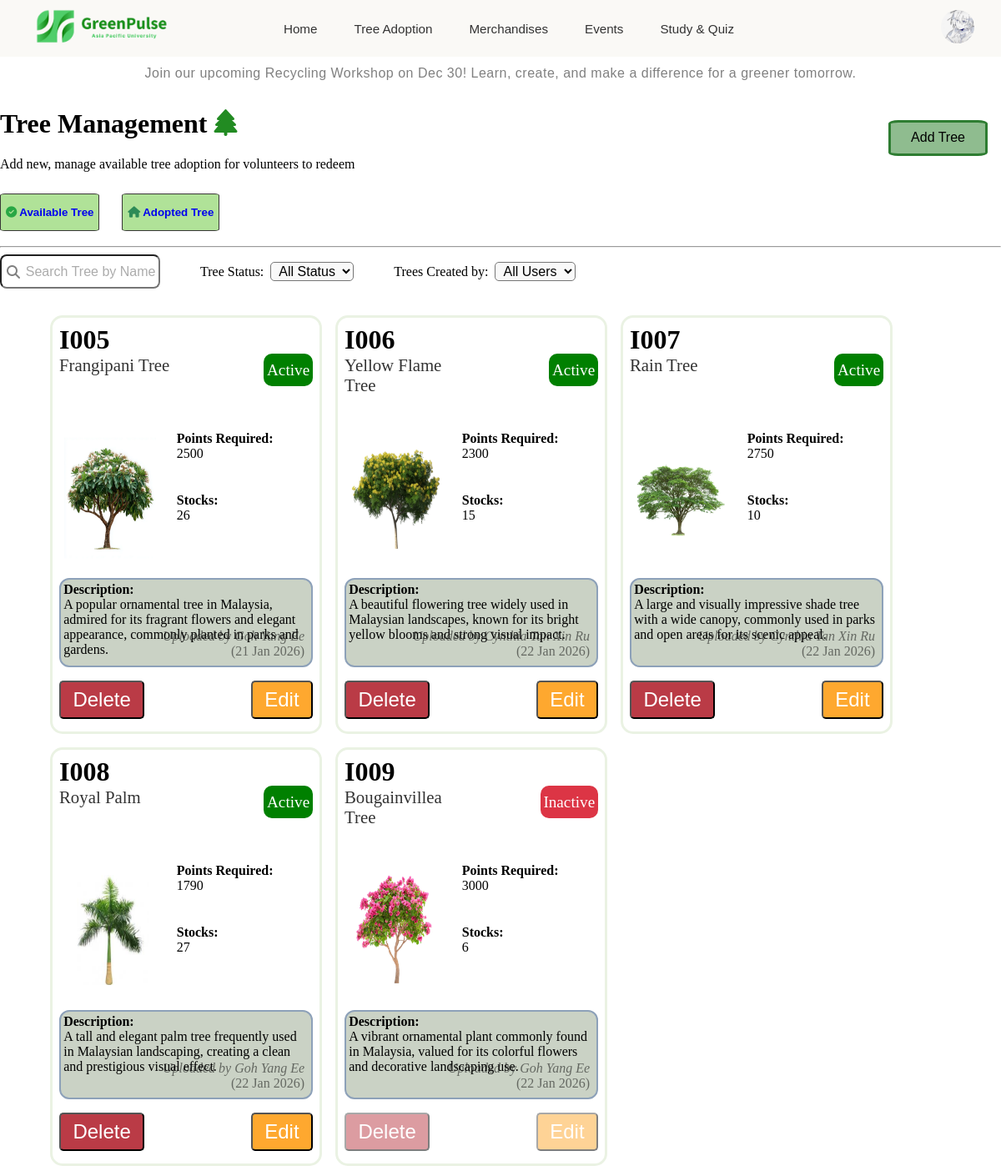
Screenshot of /pages/committee/availableTreePage.php (signed in) with the database file from the repository.
### tables this page shows
CREATE TABLE `users` (
  `user_id` varchar(8) NOT NULL,
  `name` varchar(100) NOT NULL,
  `nationality` varchar(50) DEFAULT NULL,
  `gender` char(1) DEFAULT NULL,
  `date_of_birth` date NOT NULL,
  `contact_number` varchar(12) NOT NULL,
  `education_email` varchar(50) NOT NULL,
  `course_name` varchar(255) NOT NULL,
  `registration_date` date NOT NULL,
  `password` varchar(255) NOT NULL,
  `safety_question_1` varchar(150) DEFAULT NULL,
  `answer_1` varchar(150) DEFAULT NULL,
  `safety_question_2` varchar(150) DEFAULT NULL,
  `answer_2` varchar(150) DEFAULT NULL,
  `green_points` int(11) DEFAULT NULL,
  `total_earned` int(11) DEFAULT NULL,
  `avatar` varchar(255) DEFAULT NULL,
  `role` varchar(50) NOT NULL,
  `last_login` datetime DEFAULT NULL,
  `account_status` varchar(50) NOT NULL DEFAULT 'Active'
);

CREATE TABLE `items` (
  `item_id` varchar(8) NOT NULL,
  `user_id` varchar(8) NOT NULL,
  `item_name` varchar(100) NOT NULL,
  `item_image` varchar(255) NOT NULL,
  `item_description` varchar(255) NOT NULL,
  `item_redeem_points` int(11) NOT NULL,
  `item_stock` int(11) NOT NULL,
  `category` varchar(50) NOT NULL,
  `posted_date` date NOT NULL,
  `item_status` varchar(50) NOT NULL DEFAULT 'Active'
);

### backend/sessionData.php (called while the page is built, shortened)
<?php
    $userID = $_SESSION["userID"];
?>

### pages/committee/availableTreePage.php (the view, shortened to what this page needs)
<?php
    include("../../conn.php");
    include("../../backend/sessionData.php");
            ?>
            <?php
    $sql = "SELECT * FROM items WHERE category = 'tree'";
    $search = '';
    $treeStatus = '';
    $treeCreatorStatus = '';
    if (!empty($search)) {
        $sql = "SELECT * FROM items WHERE item_name LIKE '%{$search}%' AND category = 'tree'";
    }
    else {
        if ($treeStatus === "" && $treeCreatorStatus === "") {
            $sql = "SELECT * FROM items WHERE category = 'tree'";
        }
    }
    $result = mysqli_query($conn, $sql);
?>
<!DOCTYPE html>
<html lang="en">
<head>
    <link rel="stylesheet" href="../../styles/committee.css">
    <link rel="stylesheet" href="https://cdnjs.cloudflare.com/ajax/libs/font-awesome/6.4.0/css/all.min.css">
</head>
<body>
    <?php include("header.php"); ?>
    <main>
        <div id="fullPage">
            <div id="upperTree">
                <div id="treeManageText">
                    <h1>Tree Management <i class="fa-solid fa-tree" style="color: #228B22;"></i></h1>
                    <p>Add new, manage available tree adoption for volunteers to redeem</p>
                </div>
                <button id="btnAddItem" name="btnAddItem"><span class="showDesktop">Add Tree</span><span class="showMobile"><i class="fa-solid fa-plus" style="color: white;"></i></span></button>
            </div>
            <div id="showTreeClass">
                <button id="btnAvailableTree" class="treeClass">
                    <a href="availableTreePage.php" style="text-decoration: none;">
                        <i class="fa-solid fa-circle-check" style="color: #28a745;"></i>
                        <p><b>Available Tree</b></p>
                    </a>
                </button>
                <button id="btnAdoptedTree" class="treeClass">
                    <a href="adoptedTreePage.php" style="text-decoration: none;">
                        <i class="fa-solid fa-house" style="color: #2e8b57;"></i>
                        <p><b>Adopted Tree</b></p>
                    </a>
                </button>
            </div>
            <hr>
            <div id="displayTreeCard">
                <div id="upperTreeCard">
                    <form action="" method="GET">
                        <div id="treeSearchBar">
                            <i class="fa-solid fa-magnifying-glass" for="searchTree" id="treeSearchIcon"></i>
                            <input type="text" id="searchTree" name="searchTree" placeholder="Search Tree by Name">
                        </div>
                        <div id="filterBar">
                            <div>
                                <label for="filterAvailableTreeStatus">Tree Status: </label>
                                <select name="filterAvailableTreeStatus" id="filterAvailableTreeStatus" class="filterTree">
                                    <option value="">All Status</option>
                                </select>
                            </div>
                            <div>
                                <label for="filterAvailableTreeCreator">Trees Created by: </label>
                                <select name="filterAvailableTreeCreator" id="filterAvailableTreeCreator" class="filterTree">
                                    <option value="">All Users</option>
                                </select>
                            </div>
                        </div>
                    </form>
                </div>
                <div class="showTreeCardsSpace">
                    <div class="showTreeCards">
                        <?php
                            while ($row = mysqli_fetch_assoc($result)) {
                                $statusColor = "";
                                if ($row["item_status"] === "Active") {
                                    $statusColor = "green";
                                }
                                else {
                                    $statusColor = "#dc3545";
                                }
                                $findUploadName = "SELECT * FROM users WHERE user_id = '{$row['user_id']}'";
                                $uploaderResult = mysqli_query($conn, $findUploadName);
                                $uploaderName = mysqli_fetch_assoc($uploaderResult)['name'];
                                $uploadDate = date("d M Y", strtotime($row['posted_date']));
                                echo "
                                    <div class='treeCard'>
                                        <div class='upItemCard'>
                                            <div>
                                                <div>
                                                    <b class='itemId'>" . $row["item_id"] . "</b>
                                                </div>
                                                <div>
                                                    <p class='itemName'>" . $row["item_name"] ."</p>
                                                </div>
                                            </div>
                                            <div class='itemStatusContainer'>
                                                <p class='itemStatus' style='background-color: ". $statusColor ."'>". $row["item_status"] ."</p>
                                            </div>
                                        </div>
                                        <div class='middleItemCard'>
                                            <div class='itemImage'>
                                                <img src='../../". $row['item_image'] ."' alt='tree image'>
                                            </div>
                                            <div class='itemInventory'>
                                                <div class='treePoint'>
                                                    <b>Points Required:</b>
                                                    <p>" . $row['item_redeem_points'] . "</p>
                                                </div>
                                                <div class='itemStock'>
                                                    <b>Stocks:</b>
                                                    <p>" . $row['item_stock'] . "</p>
                                                </div>
                                            </div>
                                        </div>
                                        <div class='itemInfo'>
                                            <div class='itemDescription'>
                                                <b>Description:</b>
                                                <p>" . $row['item_description'] . "</p>
                                            </div>
                                            <div class='itemUploadInfo'>
                                                <p><i>Uploaded by " . $uploaderName . "</i></p>
                                                <p> (" . $uploadDate . ")</p>
                                            </div>
                                        </div>
                                        <div class='itemButton'>
                                            <form action='#' method='GET'>
                                                <input type='hidden' name='targetItemID' value='" . $row['item_id'] . "'>
                                                <input type='hidden' name='targetUserID' value='" . $row['user_id'] . "'>
                                                <input type='hidden' name='targetItemName' value='" . $row['item_name'] . "'>
                                                <input type='hidden' name='targetItemImage' value='" . $row['item_image'] . "'>
                                                <input type='hidden' name='targetItemDescription' value='" . $row['item_description'] . "'>
                                                <input type='hidden' name='targetRedeemPoints' value='" . $row['item_redeem_points'] . "'>
                                                <input type='hidden' name='targetStock' value='" . $row['item_stock'] . "'>
                                                <button type='submit' name='deleteBtn' class='itemDeleteBtn'>Delete</button>
                                                <button type='submit' name='editBtn' class='itemEditBtn'>Edit</button>
                                            </form>
                                        </div>
                                    </div>";
                            }
                        ?>
                    </div>
                </div>
            </div>
        </div>
    </main>
</body>
</html>

### pages/committee/header.php (shortened to what this page needs)
<?php
    $sql_avatar = "SELECT * FROM users WHERE user_id = '$userID'";
    $result_avatar = mysqli_query($conn, $sql_avatar);
    $row = mysqli_fetch_assoc($result_avatar);
    $profilePhoto = $row["avatar"];
?>
<nav class = "navigation-bar">
        <div class = "logo" onclick = "window.location.href='index.php'">
            <img src="../../src/elements/logo_horizontal.png" alt="Logo">
        </div>
        <div class = "desktopMenu">
            <a href="index.php">Home</a>
            <a href="treeAdoption.php">Tree Adoption</a>
            <a href="merchandises.php">Merchandises</a>
            <a href="eventMain.php">Events</a>
            <a href="study&Quiz.php">Study & Quiz</a>
        </div>
        <div class = "profile">
            <img src="../../<?php echo $profilePhoto ?>" alt="Profile Picture">
        </div>
    </nav>
    <div class = "banner">
        <marquee direction = "right" scrollamount = "10">
            <p>Join our upcoming Recycling Workshop on Dec 30! Learn, create, and make a difference for a greener tomorrow.</p>
        </marquee>
    </div>

### rows the page displays
users: avatar (picture)
items: item_id "I005", item_name "Frangipani Tree", item_status "Active", item_image (picture), item_redeem_points "2500", item_stock "26", item_description "A popular ornamental tree in Malaysia, admired for its fragrant flowers and elegant appearance, commonly planted in parks and gardens.", user.name "Goh Yang Ee", posted_date "21 Jan 2026"
items: item_id "I006", item_name "Yellow Flame Tree", item_status "Active", item_image (picture), item_redeem_points "2300", item_stock "15", item_description "A beautiful flowering tree widely used in Malaysian landscapes, known for its bright yellow blooms and strong visual impact.", user.name "Cynthia Tan Xin Ru", posted_date "22 Jan 2026"
items: item_id "I007", item_name "Rain Tree", item_status "Active", item_image (picture), item_redeem_points "2750", item_stock "10", item_description "A large and visually impressive shade tree with a wide canopy, commonly used in parks and open areas for its scenic appeal.", user.name "Cynthia Tan Xin Ru", posted_date "22 Jan 2026"
items: item_id "I008", item_name "Royal Palm", item_status "Active", item_image (picture), item_redeem_points "1790", item_stock "27", item_description "A tall and elegant palm tree frequently used in Malaysian landscaping, creating a clean and prestigious visual effect.", user.name "Goh Yang Ee", posted_date "22 Jan 2026"
items: item_id "I009", item_name "Bougainvillea Tree", item_status "Inactive", item_image (picture), item_redeem_points "3000", item_stock "6", item_description "A vibrant ornamental plant commonly found in Malaysia, valued for its colorful flowers and decorative landscaping use.", user.name "Goh Yang Ee", posted_date "22 Jan 2026"
